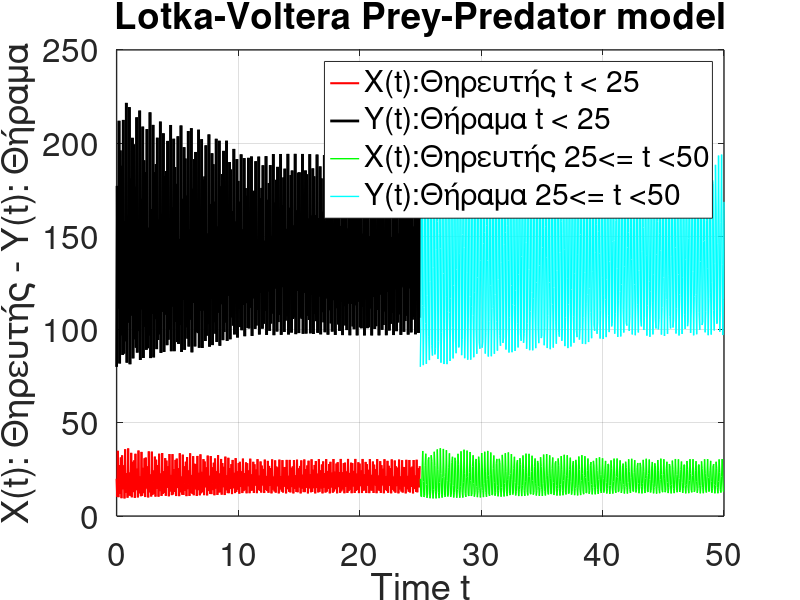
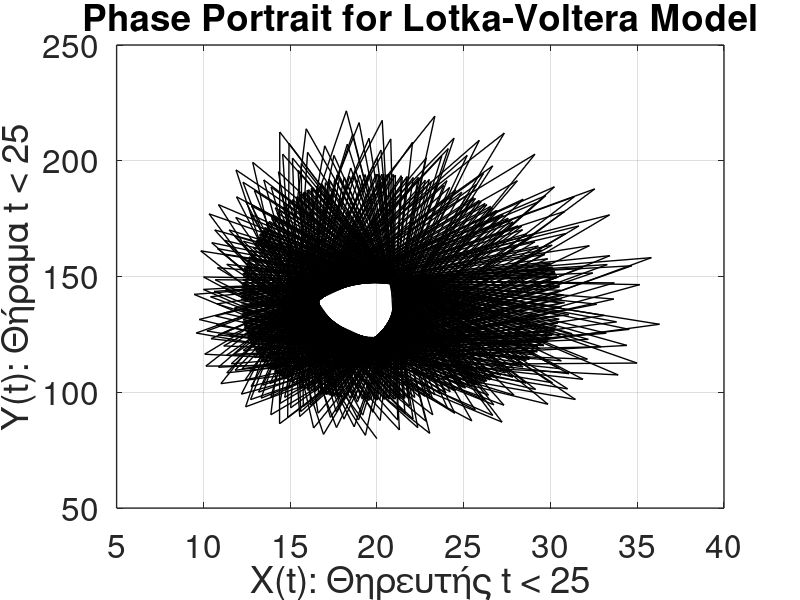
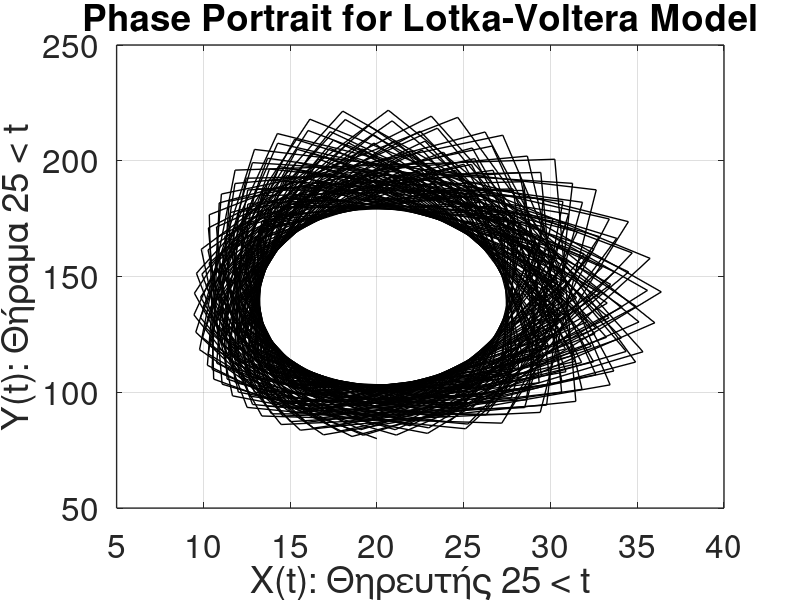

Write MATLAB code to recreate these figures, in order.
% Lotka-Voltera prey-predator model %

%Initial values and params
y01(1) = 20  % Initial predator population
y01(2) = 80  % Initial paey population
 
%y0 = [20, 80];          % initial values of x & y
%Tinterval = 0:0.05:50   % time step of 0.01 in total 201 values

% Time interval
Tinterval = linspace(0, 50, 1001)   % time step of 0.05 in total 1001 values
% instead of using Tinterval we split in two halves: Tinterval=Tinterval1+Tinterval2 
Tinterval1 = linspace(0, 24.95, 500)   % time step of 0.05 in total 500 values
Tinterval2 = linspace(25, 50, 501)   % time step of 0.05 in total 501 values

% we have two set of params declared as a vector of two rows
% first row will be used for t < 25
% second row will be used for 25 <= t < 50
%params = [40 2 0.5 70; 20 1 0.25 35]
params1 = [40 2 0.5 70];
params2 = [20 1 0.25 35]


colors = ['k', 'r']  % predator (X) color black, prey (Y) color red 
colors1 = ['k', 'r']  % predator (X) color black, prey (Y) color red 
colors2 = ['c', 'g']  % predator (X) color black, prey (Y) color red 


% define a function that contains the system of LV odes
function res = LV(t,V, params)
    % Dependent variables V - vector of v1 & v2
    % v1 is the predator population at time t
    % v2 is the prey population at time t 
    v1 = V(1);
    v2 = V(2);
    % selection of param set depends on time
    a = params(1);
    b = params(2);
    c = params(3); 
    d = params(4);
    dxdt = (-d)*v1+c*v1*v2;   % rate of predator population X
    dydt = a*v2 - b*v1*v2     % rate of prey population Y
    % Pack-up result
    res = [dxdt; dydt];
end


%  
% use anonymous function and get the handle
rate1 = @(t,V) LV(t,V, params1);
rate2 = @(t,V) LV(t,V, params2);
   
% solve odes by using ode45 and anonymous function handle
% y01 is the initial value vector
% return a vector of type (t, v) where v = v(1), v(2) at any time t
[T1,V1] = ode45(rate1, Tinterval1, y01);
[T2,V2] = ode45(rate2, Tinterval2, y01); 


figure(1)
lgnd1 = sprintf("%s%s", "X(t):", "Θηρευτής t < 25")
lgnd2 = sprintf("%s%s", "Y(t):", "Θήραμα t < 25")
lgnd3 = sprintf("%s%s", "X(t):", "Θηρευτής 25<= t <50")
lgnd4 = sprintf("%s%s", "Y(t):", "Θήραμα 25<= t <50")

h = plot(T1, V1(:,1), 'r', 'linewidth', 1.5, 'DisplayName', lgnd1, 
         T1, V1(:,2), 'k', 'linewidth',  2, 'DisplayName', lgnd2,
         T2, V2(:,1), 'g', 'linewidth', 1, 'DisplayName', lgnd3,
         T2, V2(:,2), 'c', 'linewidth', 1, 'DisplayName', lgnd4)   
legend;
% display specifics %
xlabel('Time t')
ylabel('X(t): Θηρευτής - Y(t): Θήραμα')
% set grid on
grid on                                   
% additional display properties  for the first figure concentrations S1(t) & S2(t)
set(gca, 'fontsize', 24, 'linewidth', 1)  
title('Lotka-Voltera Prey-Predator model')



figure(2) % need a second figure for the phase diagrams 
% Phase portait is a plot of X(t)-Θηρευτής vs Y(t)-Θήραμα
h = plot(V1(:,1), V1(:,2), 'k', 'linewidth', 1)   
% display specifics %
xlabel('X(t): Θηρευτής t < 25')
ylabel('Y(t): Θήραμα t < 25')
% set grid on
grid on                                   
% additional display properties
set(gca, 'fontsize', 24, 'linewidth', 1)  
title('Phase Portrait for Lotka-Voltera Model')

figure(3) % need a third figure for the phase diagrams 
% Phase portait is a plot of X(t)-Θηρευτής vs Y(t)-Θήραμα
h = plot(V2(:,1), V2(:,2), 'k', 'linewidth', 1)   
% display specifics %
xlabel('X(t): Θηρευτής 25 < t')
ylabel('Y(t): Θήραμα 25 < t')
% set grid on
grid on                                   
% additional display properties
set(gca, 'fontsize', 24, 'linewidth', 1)  
title('Phase Portrait for Lotka-Voltera Model')
